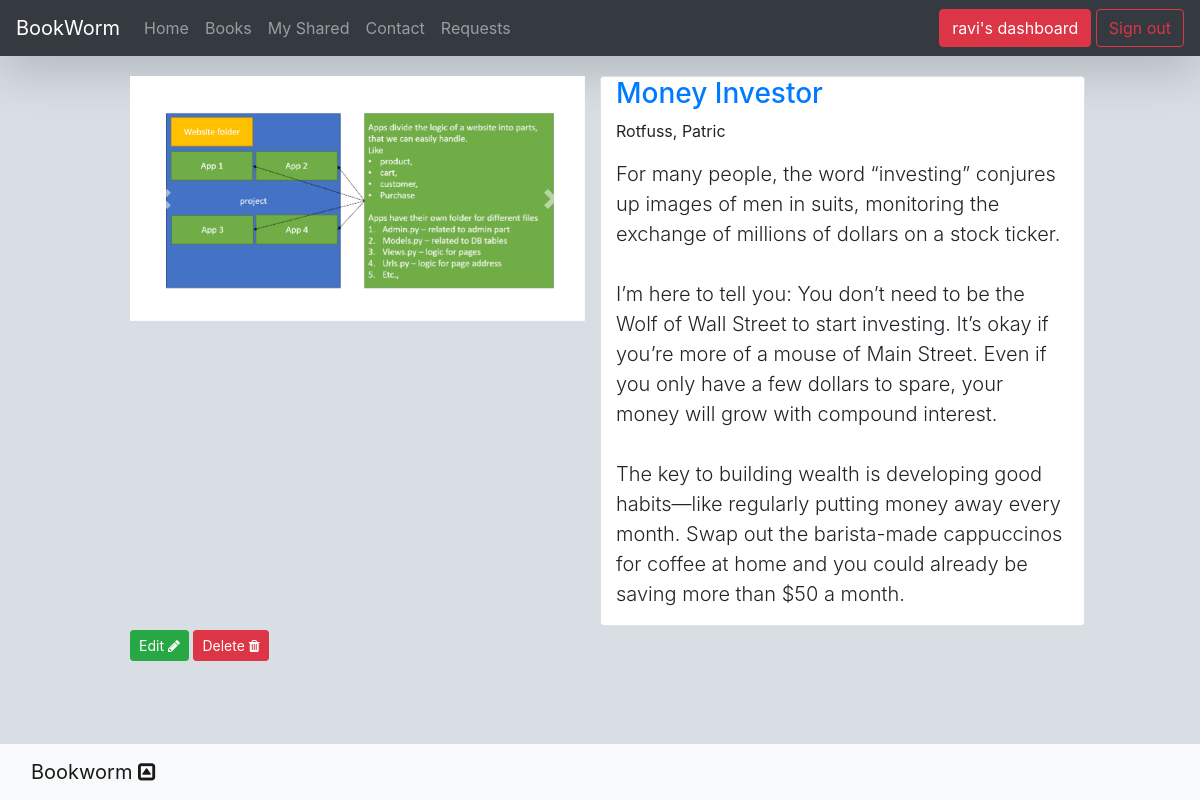
Screenshot of /book/3/ (signed in) with the database file from the repository.
### app/models.py (models this page shows, shortened)
class Book(models.Model):
    STATUS = (
        ('a', 'Available'),
        ('s', 'Shared'),
    )
    user = models.ForeignKey(User,on_delete=CASCADE)
    title = CharField(max_length=255)
    author = models.ForeignKey('Author', on_delete=models.SET_NULL, null=True,blank=True)
    genre = models.ManyToManyField(Genre, help_text='Select a genre for this book')
    summary = TextField(max_length=1000, help_text='Enter a brief description of the book')
    book_state = CharField(max_length=255,default="old")
    is_signed_by_author = BooleanField("is book signed by Author?",default=False)
    is_collection = BooleanField("is part of collection",default=False)
    image = ImageField("Main Image",upload_to="books",default="book_default.png")
    image2 = ImageField("image 2",upload_to="books",blank=True,null=True)
    image3 = ImageField("image 3",upload_to="books",blank=True,null=True)
    status = models.CharField(max_length=1,choices=STATUS,blank=True,default='a',help_text='Book availability',)
    date =DateTimeField(auto_now=True)
    class Meta:
        verbose_name = 'Book'
        verbose_name_plural = 'Books'
    def display_genre(self):
        return ', '.join(genre.name for genre in self.genre.all()[:3])
    display_genre.short_description = 'Genre'

class Author(models.Model):
    first_name = models.CharField(max_length=100)
    last_name = models.CharField(max_length=100)
    class Meta:
        ordering = ['last_name', 'first_name']
    def __str__(self):
        return f'{self.last_name}, {self.first_name}'

### app/views.py (the view)
# urls.py: path('book/<int:pk>/',views.book_detail,name='book_detail'),
@login_required
def book_detail(request,pk):
    book = get_object_or_404(Book,pk=pk)
    ctx = {'book':book,'title':'Book Detail'}
    return render(request,'books/book_detail.html',context=ctx)

### templates/books/book_detail.html (shortened to what this page needs)
{% extends 'layout/base.html' %}
{% load static %}
{% block content %}
<div class="container-fluid  wrapper">
    <div class="row">
        <div class="col-sm-12 col-lg-10 mx-auto">
            <div class="container-fluid">
                <div class="row my-3">
                    <div class="col-12 my-1">
                        <div class="row">
                            <div class="col-md-6 ">
                                <div id="carouselId" class="carousel slide" data-ride="carousel">
                                    <ol class="carousel-indicators">
                                        <li data-target="#carouselId" data-slide-to="0" class="active"></li>
                                        <li data-target="#carouselId" data-slide-to="1"></li>
                                        <li data-target="#carouselId" data-slide-to="2"></li>
                                    </ol>
                                    <div class="carousel-inner" role="listbox">
                                        <div class="carousel-item active">
                                            <img src="{{book.image.url}}" alt="First slide" width="100%">
                                        </div>
                                    </div>
                                    <a class="carousel-control-prev" href="#carouselId" role="button" data-slide="prev">
                                        <span class="carousel-control-prev-icon" aria-hidden="true"></span>
                                    </a>
                                    <a class="carousel-control-next" href="#carouselId" role="button" data-slide="next">
                                        <span class="carousel-control-next-icon" aria-hidden="true"></span>
                                    </a>
                                </div>
                            </div>
                            <div class="col-md-6 card">
                                <h3>
                                    <a href="{% url 'book_detail' book.id %}">{{book.title}}</a>
                                </h3>
                                <p>{{book.author}}</p>
                                <p class="lead">
                                    {{book.summary|linebreaksbr}}
                                </p>
                            </div>
                            <div class="col-md-12 mb-5">
                                {% if user == book.user %}
                                <a class="btn btn-success btn-sm my-1" href="{% url 'book_edit' book.id %}" role="button">Edit <i class="fa fa-pencil" aria-hidden="true"></i></a>
                                <a class="btn btn-danger btn-sm my-1" href="{% url 'book_delete' book.id %}" role="button"> Delete <i class="fa fa-trash" aria-hidden="true"></i></a>
                                {% elif book.status == 'a'  %}
                                <a class="btn btn-info btn-sm my-1" href="{% url 'request_book' book.id %}" role="button">Request <i class="fa fa-inbox" aria-hidden="true"></i></a>
                                {% endif %}
                            </div>
                        </div>
                    </div>
                </div>
            </div>
        </div>
    </div>
</div>
{% endblock content %}

### templates/includes/navigation.html (shortened to what this page needs)
<nav class="navbar navbar-expand-lg navbar-dark shadow-lg bg-dark" style="background-color: rgba(255, 255, 255, 0.144);">
    <a class="navbar-brand" href="{% url 'home' %}">BookWorm</a>
    <div class="collapse navbar-collapse" id="navbarNavDropdown">
        <ul class="navbar-nav">
            <li class="nav-item">
                <a class="nav-link" href="{% url 'home' %}">Home <span class="sr-only">(current)</span></a>
            </li>
            <li class="nav-item">
                <a class="nav-link" href="{% url 'book_list' %}">Books <span class="sr-only">(current)</span></a>
            </li>
            <li class="nav-item">
                <a class="nav-link" href="{% url 'share_list' %}">My Shared<span class="sr-only">(current)</span></a>
            </li>
            <li class="nav-item">
                <a class="nav-link" href="{% url 'contact' %}">Contact <span class="sr-only">(current)</span></a>
            </li>
            <li class="nav-item">
                <a class="nav-link" href="{% url 'request_list' %}">Requests <span class="sr-only">(current)</span></a>
            </li>
        </ul>
        <div class="ml-md-auto">
            {% if user.is_authenticated  %}
            <div class="btn-group">
                <a class="btn btn-danger" href="{% url 'dashboard' %}">{{user.username}}'s dashboard</a>
            </div>
            <a class="btn btn-outline-danger" href="{% url 'logout' %}">Sign out</a>
            {% else %}
            <a class="btn btn-warning nav-link " href="{% url 'login' %}"><i class="fa fa-user-circle" aria-hidden="true"></i> Sign In</a>
            {% endif %}
        </div>
    </div>
</nav>

### rows the page displays
Book: image (picture), title "Money Investor", author "Rotfuss, Patric", summary "For many people, the word “investing” conjures up images of men in suits, monitoring the exchange of millions of dollars on a stock ticker. I’m here to tell you: You don’t need to be the Wolf of Wall Street to start investing. It’s okay if you’re more of a mouse of Main Street. Even if you only have a few dollars to spare, your money will grow with compound interest. The key to building wealth is developing good habits—like regularly putting money away every month. Swap out the barista-made cappuccinos for coffee at home and you could already be saving more than $50 a month."

### other values shown
{{ user.username }} "ravi"
